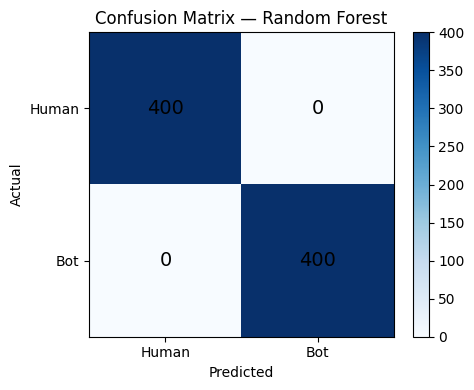
#> input picture model/bot_cm.png, 474 x 390 px
$ python -i image_processing.py   (imports and definitions only)   (older library calls are emulated)
#> lines starting #> are read from the running program, lines starting #| are printed output that depends on the picture
"""
utils/image_processing.py - Image preprocessing for the CNN model
"""
import numpy as np
import cv2
from PIL import Image, ImageEnhance
import io
import sys
import os

sys.path.append(os.path.dirname(os.path.dirname(os.path.abspath(__file__))))
from config.config import IMAGE_SIZE


def load_image_from_upload(uploaded_file) -> np.ndarray:
    """
    Load a Streamlit UploadedFile into a numpy array.
    Returns RGB uint8 array (H, W, 3).
    """
    img_bytes = uploaded_file.read()
    pil_img = Image.open(io.BytesIO(img_bytes)).convert("RGB")
    return np.array(pil_img)


def preprocess_for_model(img_array: np.ndarray) -> np.ndarray:
    """
    Resize, normalize and expand dims for CNN inference.
    Returns float32 array of shape (1, H, W, 3) in [0,1].
    """
    img = cv2.resize(img_array, IMAGE_SIZE)
    img = img.astype(np.float32) / 255.0
    return np.expand_dims(img, axis=0)


def extract_image_features(img_array: np.ndarray) -> dict:
    """
    Extract simple hand-crafted features for analysis display.
    """
    gray = cv2.cvtColor(img_array, cv2.COLOR_RGB2GRAY)
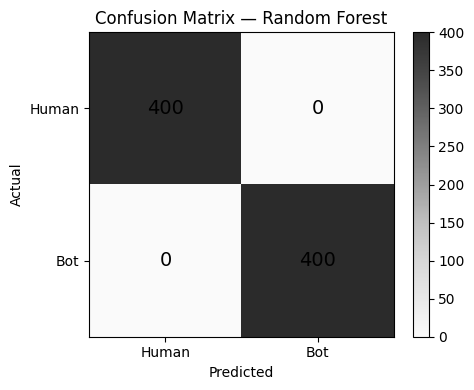
#> gray: shape (390, 474); min 0, max 255, mean 191.8

    # Laplacian variance (blur detection)
    lap_var = float(cv2.Laplacian(gray, cv2.CV_64F).var())
#> lap_var = 5314.9

    # Average brightness
    brightness = float(np.mean(gray))
#> brightness = 191.8

    # Colour saturation
    hsv = cv2.cvtColor(img_array, cv2.COLOR_RGB2HSV)
#> hsv: shape (390, 474, 3); mean H, S, V 55.7, 64, 210.1
    saturation = float(np.mean(hsv[:, :, 1]))
#> saturation = 63.96

    # Noise estimation via standard deviation of residuals
    blurred = cv2.GaussianBlur(gray, (5, 5), 0)
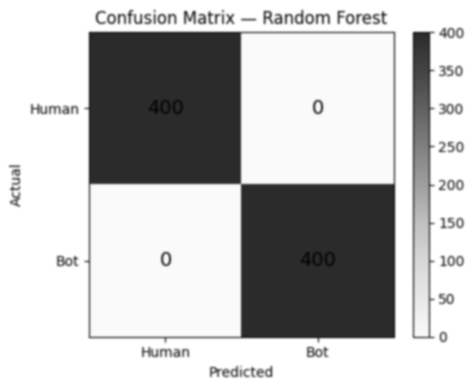
#> blurred: shape (390, 474); min 8, max 255, mean 191.8
    noise = float(np.std(gray.astype(int) - blurred.astype(int)))
#> noise = 21.5

    # Edge density
    edges = cv2.Canny(gray, 50, 150)
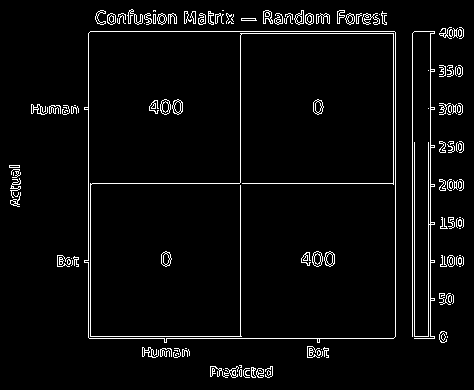
#> edges: shape (390, 474); 4% white in thin lines or dots
    edge_density = float(np.sum(edges > 0) / edges.size)
#> edge_density = 0.0401

    return {
        "sharpness": round(lap_var, 2),
        "brightness": round(brightness, 2),
        "saturation": round(saturation, 2),
        "noise_level": round(noise, 2),
        "edge_density": round(edge_density * 100, 2),
    }


def pil_to_bytes(pil_img: Image.Image, fmt: str = "PNG") -> bytes:
    """Convert PIL Image to bytes."""
    buf = io.BytesIO()
    pil_img.save(buf, format=fmt)
    return buf.getvalue()

>>> import cv2
>>> picture = cv2.cvtColor(cv2.imread('../model/bot_cm.png'), cv2.COLOR_BGR2RGB)
>>> result = extract_image_features(picture)
#> result = {'sharpness': 5314.9, 'brightness': 191.8, 'saturation': 63.96, 'noise_level': 21.5, 'edge_density': 4.01}

$ run again, on model/fake_account_cm.png
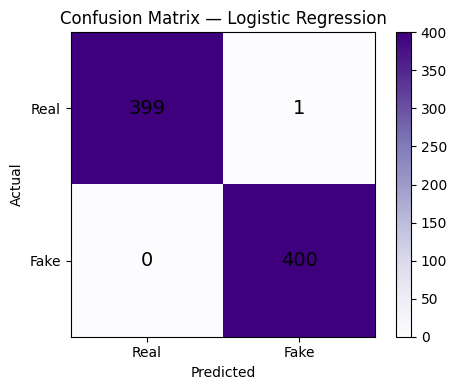
#> input picture model/fake_account_cm.png, 457 x 390 px
#> lap_var = 5657.9
#> brightness = 187.7
#> hsv: shape (390, 457, 3); mean H, S, V 72.6, 68.2, 212.5
#> saturation = 68.18
#> in extract_image_features, `blurred = cv2.GaussianBlur(gray, (5, 5), 0)`:
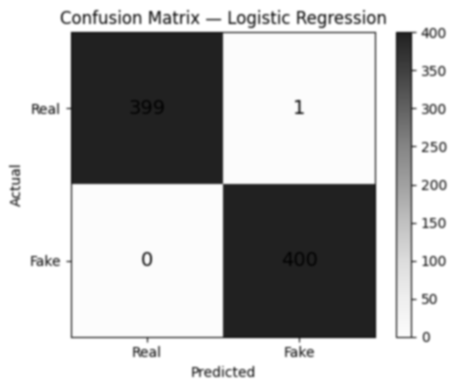
#> blurred: shape (390, 457); min 6, max 255, mean 187.7
#> noise = 22.13
#> in extract_image_features, `edges = cv2.Canny(gray, 50, 150)`:
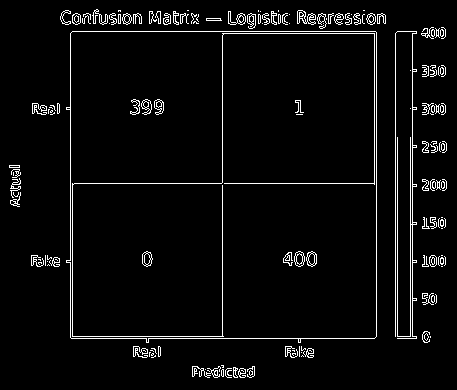
#> edges: shape (390, 457); 4.2% white in thin lines or dots
#> edge_density = 0.042
#> result = {'sharpness': 5657.9, 'brightness': 187.7, 'saturation': 68.18, 'noise_level': 22.13, 'edge_density': 4.2}
